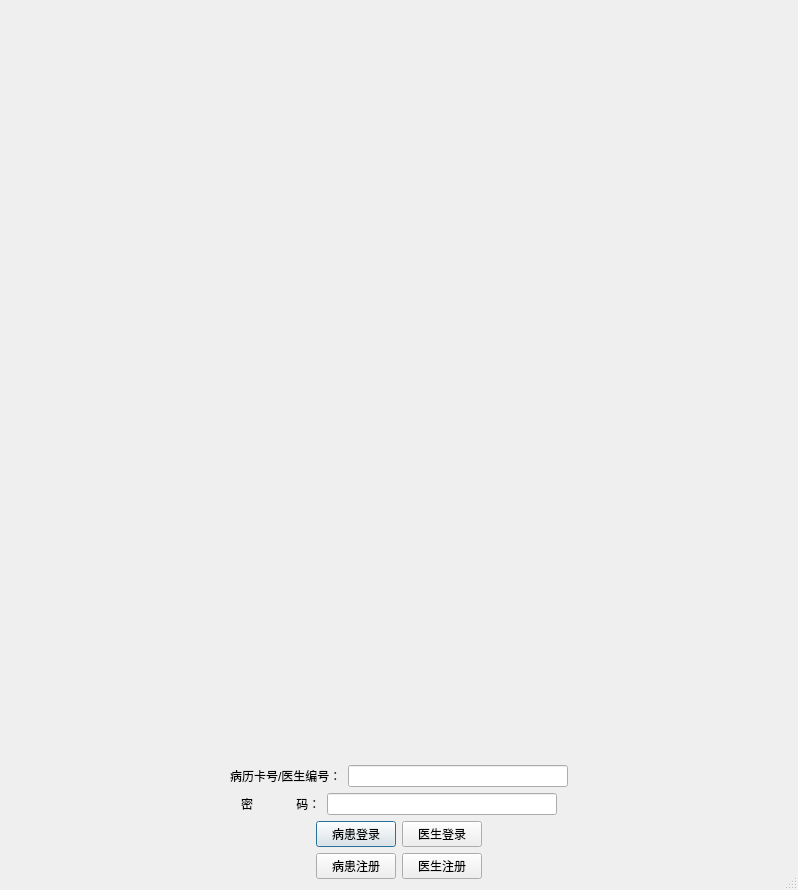
<?xml version="1.0" encoding="UTF-8"?>
<ui version="4.0">
 <class>Dialog</class>
 <widget class="QDialog" name="Dialog">
  <property name="geometry">
   <rect>
    <x>0</x>
    <y>0</y>
    <width>798</width>
    <height>890</height>
   </rect>
  </property>
  <property name="windowTitle">
   <string>Dialog</string>
  </property>
  <property name="sizeGripEnabled">
   <bool>true</bool>
  </property>
  <layout class="QVBoxLayout" name="verticalLayout_2">
   <item>
    <layout class="QHBoxLayout" name="horizontalLayout_3">
     <item>
      <spacer name="horizontalSpacer">
       <property name="orientation">
        <enum>Qt::Horizontal</enum>
       </property>
       <property name="sizeHint" stdset="0">
        <size>
         <width>40</width>
         <height>20</height>
        </size>
       </property>
      </spacer>
     </item>
     <item>
      <widget class="QLabel" name="label">
       <property name="text">
        <string/>
       </property>
       <property name="pixmap">
        <pixmap>../hospital_photo/huashan_login2.jpeg</pixmap>
       </property>
      </widget>
     </item>
     <item>
      <spacer name="horizontalSpacer_2">
       <property name="orientation">
        <enum>Qt::Horizontal</enum>
       </property>
       <property name="sizeHint" stdset="0">
        <size>
         <width>40</width>
         <height>20</height>
        </size>
       </property>
      </spacer>
     </item>
    </layout>
   </item>
   <item>
    <layout class="QVBoxLayout" name="verticalLayout">
     <item>
      <layout class="QHBoxLayout" name="horizontalLayout">
       <item>
        <spacer name="horizontalSpacer_8">
         <property name="orientation">
          <enum>Qt::Horizontal</enum>
         </property>
         <property name="sizeHint" stdset="0">
          <size>
           <width>40</width>
           <height>20</height>
          </size>
         </property>
        </spacer>
       </item>
       <item>
        <widget class="QLabel" name="label_2">
         <property name="text">
          <string>病历卡号/医生编号：</string>
         </property>
        </widget>
       </item>
       <item>
        <widget class="QLineEdit" name="lineEdit_id">
         <property name="sizePolicy">
          <sizepolicy hsizetype="Expanding" vsizetype="Fixed">
           <horstretch>0</horstretch>
           <verstretch>0</verstretch>
          </sizepolicy>
         </property>
        </widget>
       </item>
       <item>
        <spacer name="horizontalSpacer_9">
         <property name="orientation">
          <enum>Qt::Horizontal</enum>
         </property>
         <property name="sizeHint" stdset="0">
          <size>
           <width>40</width>
           <height>20</height>
          </size>
         </property>
        </spacer>
       </item>
      </layout>
     </item>
     <item>
      <layout class="QHBoxLayout" name="horizontalLayout_2">
       <item>
        <spacer name="horizontalSpacer_6">
         <property name="orientation">
          <enum>Qt::Horizontal</enum>
         </property>
         <property name="sizeHint" stdset="0">
          <size>
           <width>40</width>
           <height>20</height>
          </size>
         </property>
        </spacer>
       </item>
       <item>
        <widget class="QLabel" name="label_3">
         <property name="text">
          <string>密             码：</string>
         </property>
        </widget>
       </item>
       <item>
        <widget class="QLineEdit" name="lineEdit_pwd"/>
       </item>
       <item>
        <spacer name="horizontalSpacer_7">
         <property name="orientation">
          <enum>Qt::Horizontal</enum>
         </property>
         <property name="sizeHint" stdset="0">
          <size>
           <width>40</width>
           <height>20</height>
          </size>
         </property>
        </spacer>
       </item>
      </layout>
     </item>
     <item>
      <layout class="QHBoxLayout" name="horizontalLayout_4">
       <item>
        <spacer name="horizontalSpacer_4">
         <property name="orientation">
          <enum>Qt::Horizontal</enum>
         </property>
         <property name="sizeHint" stdset="0">
          <size>
           <width>40</width>
           <height>20</height>
          </size>
         </property>
        </spacer>
       </item>
       <item>
        <widget class="QPushButton" name="pushButton_patientlogin">
         <property name="text">
          <string>病患登录</string>
         </property>
        </widget>
       </item>
       <item>
        <widget class="QPushButton" name="pushButton_doctorlogin">
         <property name="text">
          <string>医生登录</string>
         </property>
        </widget>
       </item>
       <item>
        <spacer name="horizontalSpacer_5">
         <property name="orientation">
          <enum>Qt::Horizontal</enum>
         </property>
         <property name="sizeHint" stdset="0">
          <size>
           <width>40</width>
           <height>20</height>
          </size>
         </property>
        </spacer>
       </item>
      </layout>
     </item>
    </layout>
   </item>
   <item>
    <layout class="QHBoxLayout" name="horizontalLayout_5">
     <item>
      <spacer name="horizontalSpacer_3">
       <property name="orientation">
        <enum>Qt::Horizontal</enum>
       </property>
       <property name="sizeHint" stdset="0">
        <size>
         <width>40</width>
         <height>20</height>
        </size>
       </property>
      </spacer>
     </item>
     <item>
      <widget class="QPushButton" name="pushButton_patientreg">
       <property name="text">
        <string>病患注册</string>
       </property>
      </widget>
     </item>
     <item>
      <widget class="QPushButton" name="pushButton_doctorreg">
       <property name="text">
        <string>医生注册</string>
       </property>
      </widget>
     </item>
     <item>
      <spacer name="horizontalSpacer_10">
       <property name="orientation">
        <enum>Qt::Horizontal</enum>
       </property>
       <property name="sizeHint" stdset="0">
        <size>
         <width>40</width>
         <height>20</height>
        </size>
       </property>
      </spacer>
     </item>
    </layout>
   </item>
  </layout>
 </widget>
 <resources>
  <include location="resouce.qrc"/>
 </resources>
 <connections/>
</ui>
